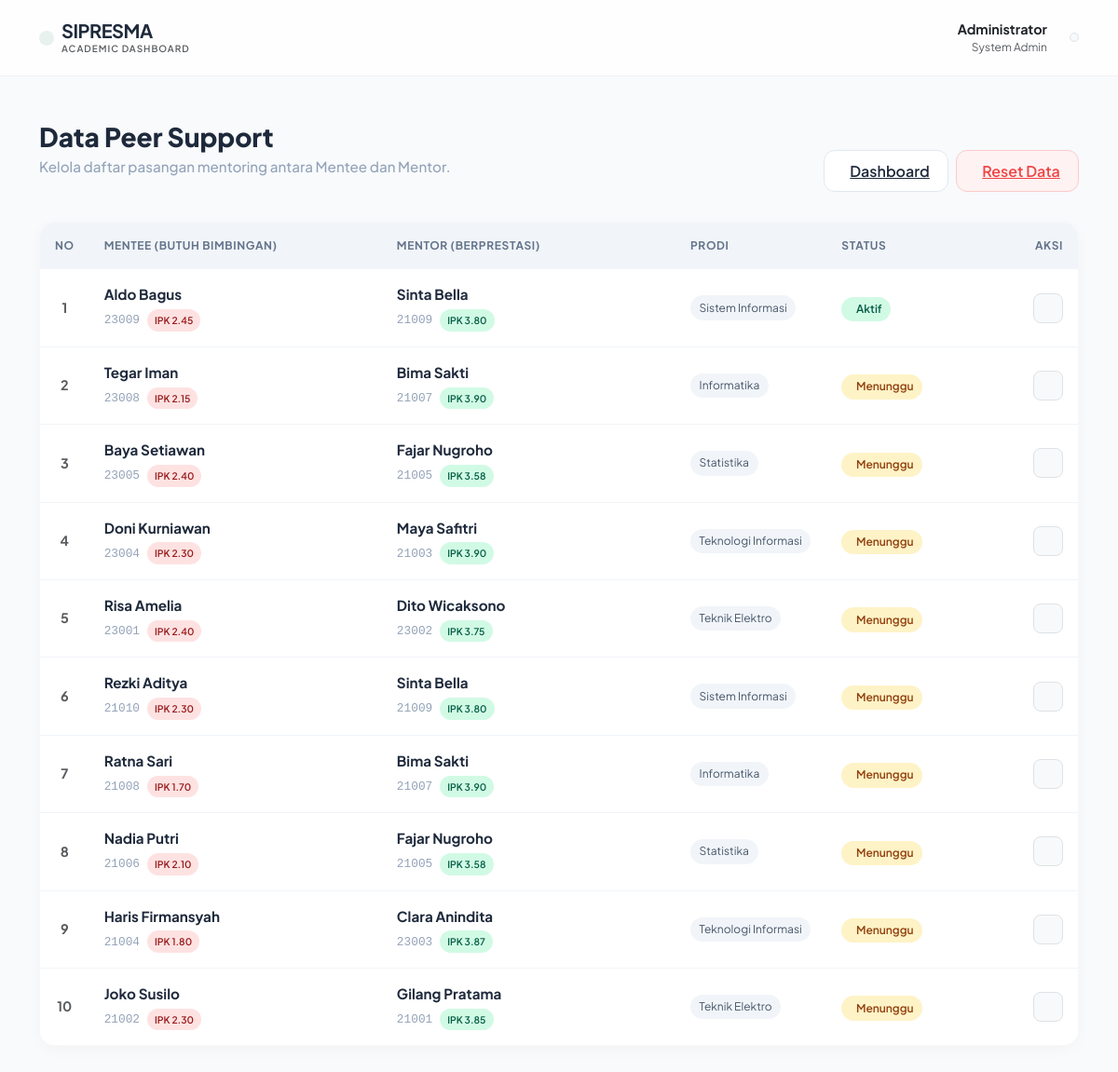
Screenshot of /peersupport/index.php (signed in) with the database file from the repository.
### tables this page shows
CREATE TABLE `peer_support` (
  `id_match` int(11) NOT NULL,
  `mentee_nim` varchar(20) NOT NULL,
  `mentor_nim` varchar(20) NOT NULL,
  `tanggal_mulai` date NOT NULL,
  `status` enum('menunggu_dosen','aktif','ditolak') DEFAULT 'menunggu_dosen',
  `catatan_progress` text DEFAULT NULL,
  `acc_doswal_mentee` tinyint(1) DEFAULT 0,
  `acc_doswal_mentor` tinyint(1) DEFAULT 0
);

CREATE TABLE `mahasiswa` (
  `nim` varchar(20) NOT NULL,
  `id_user` int(11) NOT NULL,
  `id_prodi` int(11) NOT NULL,
  `dosen_wali` varchar(20) DEFAULT NULL,
  `nama_lengkap` varchar(100) NOT NULL,
  `angkatan` year(4) NOT NULL,
  `ipk_terakhir` decimal(3,2) DEFAULT 0.00,
  `sks_tempuh` int(11) DEFAULT 0,
  `status_akademik` enum('aktif','cuti','do','lulus') DEFAULT 'aktif'
);

CREATE TABLE `prodi` (
  `id_prodi` int(11) NOT NULL,
  `kode_prodi` varchar(10) NOT NULL,
  `nama_prodi` varchar(100) NOT NULL,
  `jenjang` varchar(5) NOT NULL
);

### peersupport/index.php (the view, shortened to what this page needs)
<?php
include '../config/koneksi.php';
?>
<!DOCTYPE html>
<html lang="id">
<head>
    <link href="https://cdn.jsdelivr.net/npm/bootstrap@5.3.0/dist/css/bootstrap.min.css" rel="stylesheet">
</head>
<body>
    <nav class="navbar navbar-expand-lg navbar-clean mb-5">
        <div class="container">
            <a class="navbar-brand d-flex align-items-center gap-2" href="#">
                <div class="bg-success bg-opacity-10 p-2 rounded-3 text-success d-flex">
                </div>
                <div>
                    <h5 class="fw-bold mb-0 brand-text">SIPRESMA</h5>
                    <p class="mb-0 text-muted" style="font-size: 10px; font-weight: 600; letter-spacing: 1px;">ACADEMIC DASHBOARD</p>
                </div>
            </a>
            <div class="d-flex align-items-center gap-4">
                <div class="d-none d-md-block text-end">
                    <p class="mb-0 fw-bold text-dark" style="font-size: 0.9rem;">Administrator</p>
                    <p class="mb-0 text-muted" style="font-size: 0.75rem;">System Admin</p>
                </div>
                <div class="dropdown">
                    <a href="#" class="d-flex align-items-center text-decoration-none" data-bs-toggle="dropdown">
                        <div class="bg-light rounded-circle border p-1">
                        </div>
                    </a>
                </div>
            </div>
        </div>
    </nav>
    <div class="container mb-5 pb-5">
        <div class="page-header">
            <div>
                <h2 class="page-title">Data Peer Support</h2>
                <p class="page-subtitle">Kelola daftar pasangan mentoring antara Mentee dan Mentor.</p>
            </div>
            <div class="d-flex gap-2">
                <a href="../dashboard/index.php" class="btn-back">
                    <iconify-icon icon="solar:arrow-left-linear"></iconify-icon> Dashboard
                </a>
                <a href="reset.php" class="btn-danger-soft" onclick="return confirm('⚠️ PERINGATAN:\n\nHapus SEMUA data pasangan mentoring?')">
                    <iconify-icon icon="solar:trash-bin-trash-bold"></iconify-icon> Reset Data
                </a>
            </div>
        </div>
        <div class="card-modern">
            <div class="table-responsive">
                <table class="table table-modern mb-0">
                    <thead>
                        <tr>
                            <th width="50" class="text-center">No</th>
                            <th width="30%">Mentee (Butuh Bimbingan)</th>
                            <th width="30%">Mentor (Berprestasi)</th>
                            <th width="15%">Prodi</th>
                            <th width="15%">Status</th>
                            <th width="10%" class="text-end">Aksi</th>
                        </tr>
                    </thead>
                    <tbody>
                        <?php
                        $query = mysqli_query($koneksi, "
                            SELECT ps.*,
                                   m1.nama_lengkap as nama_mentee, m1.nim as nim_mentee, m1.ipk_terakhir as ipk_mentee,
                                   m2.nama_lengkap as nama_mentor, m2.nim as nim_mentor, m2.ipk_terakhir as ipk_mentor,
                                   p.nama_prodi
                            FROM peer_support ps
                            JOIN mahasiswa m1 ON ps.mentee_nim = m1.nim
                            JOIN mahasiswa m2 ON ps.mentor_nim = m2.nim
                            JOIN prodi p ON m1.id_prodi = p.id_prodi
                            ORDER BY ps.id_match DESC
                        ");
                        $no = 1;
                        while($row = mysqli_fetch_assoc($query)) {
                            if($row['status'] == 'aktif') {
                                $badge_cls = 'badge-soft-success'; $icon = 'solar:check-circle-bold'; $txt = 'Aktif';
                            } elseif($row['status'] == 'ditolak') {
                                $badge_cls = 'badge-soft-danger'; $icon = 'solar:close-circle-bold'; $txt = 'Ditolak';
                            } else {
                                $badge_cls = 'badge-soft-warning'; $icon = 'solar:hourglass-line-bold'; $txt = 'Menunggu';
                            }
                        ?>
                            <tr>
                                <td class="text-center text-muted fw-bold"><?php echo $no++; ?></td>
                                <td>
                                    <span class="student-name"><?php echo $row['nama_mentee']; ?></span>
                                    <div class="d-flex align-items-center gap-2 mt-1">
                                        <span class="student-nim"><?php echo $row['nim_mentee']; ?></span>
                                        <span class="badge-pill badge-soft-danger py-1 px-2" style="font-size: 0.65rem;">
                                            IPK <?php echo $row['ipk_mentee']; ?>
                                        </span>
                                    </div>
                                </td>
                                <td>
                                    <span class="student-name"><?php echo $row['nama_mentor']; ?></span>
                                    <div class="d-flex align-items-center gap-2 mt-1">
                                        <span class="student-nim"><?php echo $row['nim_mentor']; ?></span>
                                        <span class="badge-pill badge-soft-success py-1 px-2" style="font-size: 0.65rem;">
                                            IPK <?php echo $row['ipk_mentor']; ?>
                                        </span>
                                    </div>
                                </td>
                                <td>
                                    <span class="badge-pill badge-soft-gray fw-normal">
                                        <?php echo $row['nama_prodi']; ?>
                                    </span>
                                </td>
                                <td>
                                    <span class="badge-pill <?php echo $badge_cls; ?>">
                                        <iconify-icon icon="<?php echo $icon; ?>"></iconify-icon> <?php echo $txt; ?>
                                    </span>
                                </td>
                                <td class="text-end">
                                    <a href="delete.php?id=<?php echo $row['id_match']; ?>"
                                       class="btn btn-sm btn-light text-danger border"
                                       style="width: 32px; height: 32px; display: inline-flex; align-items: center; justify-content: center; border-radius: 8px;"
                                       onclick="return confirm('Hapus pasangan ini?')">
                                    </a>
                                </td>
                            </tr>
                        <?php } ?>
                    </tbody>
                </table>
            </div>
        </div>
    </div>
</body>
</html>

### peersupport/index.php (style rules this page uses)
:root { --primary: #10b981; --primary-dark: #059669; --secondary: #64748b; --bg-body: #f8fafc; --card-bg: #ffffff; --text-main: #1e293b; --text-muted: #94a3b8; --soft-green: #d1fae5; --text-green: #065f46; --soft-red: #fee2e2; --text-red: #991b1b; --soft-blue: #e0f2fe; --text-blue: #075985; --soft-amber: #fef3c7; --text-amber: #92400e; }
body { font-family: 'Plus Jakarta Sans', sans-serif; background-color: var(--bg-body); color: var(--text-main); overflow-x: hidden; min-height: 100vh; }
.navbar-clean { background: rgba(255, 255, 255, 0.8); backdrop-filter: blur(12px); border-bottom: 1px solid rgba(0,0,0,0.05); padding: 1rem 0; position: sticky; top: 0; z-index: 100; }
.brand-text { color: var(--text-main); letter-spacing: -0.5px; }
.card-modern { background: var(--card-bg); border: 1px solid rgba(0,0,0,0.03); border-radius: 16px; box-shadow: 0 4px 20px -5px rgba(0,0,0,0.05); transition: all 0.3s cubic-bezier(0.4, 0, 0.2, 1); overflow: hidden; }
.page-header { margin-top: 2rem; margin-bottom: 2rem; display: flex; justify-content: space-between; align-items: end; }
.page-title { font-size: 1.75rem; font-weight: 800; color: var(--text-main); margin-bottom: 0.25rem; }
.page-subtitle { color: var(--text-muted); font-size: 0.95rem; font-weight: 500; }
.table-modern thead th { background-color: #f1f5f9; color: var(--secondary); font-weight: 700; font-size: 0.75rem; text-transform: uppercase; letter-spacing: 0.05em; padding: 1rem; border: none; }
.table-modern tbody td { padding: 1rem; border-bottom: 1px solid #f1f5f9; vertical-align: middle; font-size: 0.9rem; }
.table-modern tbody tr:last-child td { border-bottom: none; }
.badge-pill { padding: 0.35em 0.8em; border-radius: 50rem; font-weight: 600; font-size: 0.75rem; display: inline-flex; align-items: center; gap: 6px; }
.badge-soft-success { background: var(--soft-green); color: var(--text-green); }
.badge-soft-warning { background: var(--soft-amber); color: var(--text-amber); }
.badge-soft-danger { background: var(--soft-red); color: var(--text-red); }
.badge-soft-gray { background: #f1f5f9; color: #475569; }
.btn-back { background: white; border: 1px solid #e2e8f0; color: var(--text-main); font-weight: 600; padding: 0.6rem 1.2rem; border-radius: 12px; display: inline-flex; align-items: center; gap: 8px; transition: all 0.2s; }
.btn-danger-soft { background: #fef2f2; color: #ef4444; border: 1px solid #fecaca; font-weight: 600; padding: 0.6rem 1.2rem; border-radius: 12px; display: inline-flex; align-items: center; gap: 8px; transition: all 0.2s; }
.student-name { font-weight: 700; color: var(--text-main); display: block; font-size: 0.95rem; }
.student-nim { font-size: 0.8rem; color: var(--text-muted); font-family: monospace; }

### rows the page displays
peer_support: mentee_nim.nama_lengkap "Aldo Bagus", mentee_nim.nim "23009", mentee_nim.ipk_terakhir "2.45", mentor_nim.nama_lengkap "Sinta Bella", mentor_nim.nim "21009", mentor_nim.ipk_terakhir "3.80", prodi.nama_prodi "Sistem Informasi", status "Aktif"
peer_support: mentee_nim.nama_lengkap "Tegar Iman", mentee_nim.nim "23008", mentee_nim.ipk_terakhir "2.15", mentor_nim.nama_lengkap "Bima Sakti", mentor_nim.nim "21007", mentor_nim.ipk_terakhir "3.90", prodi.nama_prodi "Informatika", status "Menunggu"
peer_support: mentee_nim.nama_lengkap "Baya Setiawan", mentee_nim.nim "23005", mentee_nim.ipk_terakhir "2.40", mentor_nim.nama_lengkap "Fajar Nugroho", mentor_nim.nim "21005", mentor_nim.ipk_terakhir "3.58", prodi.nama_prodi "Statistika", status "Menunggu"
peer_support: mentee_nim.nama_lengkap "Doni Kurniawan", mentee_nim.nim "23004", mentee_nim.ipk_terakhir "2.30", mentor_nim.nama_lengkap "Maya Safitri", mentor_nim.nim "21003", mentor_nim.ipk_terakhir "3.90", prodi.nama_prodi "Teknologi Informasi", status "Menunggu"
peer_support: mentee_nim.nama_lengkap "Risa Amelia", mentee_nim.nim "23001", mentee_nim.ipk_terakhir "2.40", mentor_nim.nama_lengkap "Dito Wicaksono", mentor_nim.nim "23002", mentor_nim.ipk_terakhir "3.75", prodi.nama_prodi "Teknik Elektro", status "Menunggu"
peer_support: mentee_nim.nama_lengkap "Rezki Aditya", mentee_nim.nim "21010", mentee_nim.ipk_terakhir "2.30", mentor_nim.nama_lengkap "Sinta Bella", mentor_nim.nim "21009", mentor_nim.ipk_terakhir "3.80", prodi.nama_prodi "Sistem Informasi", status "Menunggu"
peer_support: mentee_nim.nama_lengkap "Ratna Sari", mentee_nim.nim "21008", mentee_nim.ipk_terakhir "1.70", mentor_nim.nama_lengkap "Bima Sakti", mentor_nim.nim "21007", mentor_nim.ipk_terakhir "3.90", prodi.nama_prodi "Informatika", status "Menunggu"
peer_support: mentee_nim.nama_lengkap "Nadia Putri", mentee_nim.nim "21006", mentee_nim.ipk_terakhir "2.10", mentor_nim.nama_lengkap "Fajar Nugroho", mentor_nim.nim "21005", mentor_nim.ipk_terakhir "3.58", prodi.nama_prodi "Statistika", status "Menunggu", $row['id_match'] 3 (drawn)
peer_support: mentee_nim.nama_lengkap "Haris Firmansyah", mentee_nim.nim "21004", mentee_nim.ipk_terakhir "1.80", mentor_nim.nama_lengkap "Clara Anindita", mentor_nim.nim "23003", mentor_nim.ipk_terakhir "3.87", prodi.nama_prodi "Teknologi Informasi", status "Menunggu"
peer_support: mentee_nim.nama_lengkap "Joko Susilo", mentee_nim.nim "21002", mentee_nim.ipk_terakhir "2.30", mentor_nim.nama_lengkap "Gilang Pratama", mentor_nim.nim "21001", mentor_nim.ipk_terakhir "3.85", prodi.nama_prodi "Teknik Elektro", status "Menunggu"
